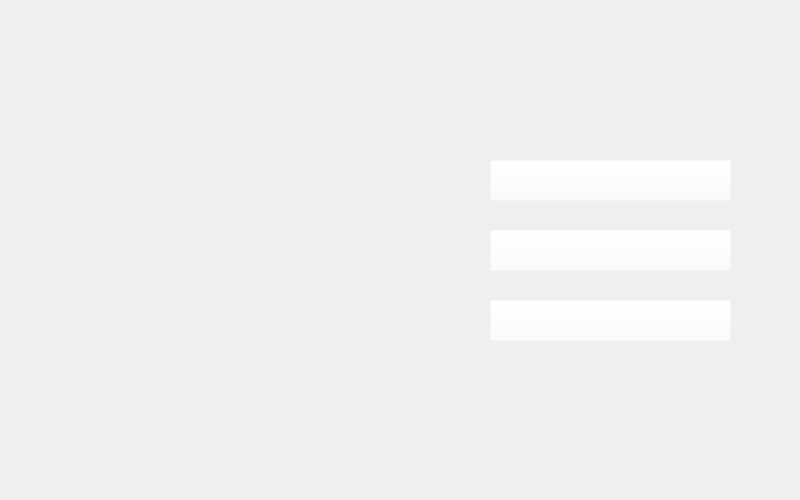
<?xml version="1.0" encoding="UTF-8"?>
<ui version="4.0">
 <class>Form</class>
 <widget class="QWidget" name="Form">
  <property name="geometry">
   <rect>
    <x>0</x>
    <y>0</y>
    <width>800</width>
    <height>500</height>
   </rect>
  </property>
  <property name="windowTitle">
   <string>Form</string>
  </property>
  <widget class="QLabel" name="img_yuumi">
   <property name="geometry">
    <rect>
     <x>0</x>
     <y>0</y>
     <width>800</width>
     <height>500</height>
    </rect>
   </property>
   <property name="text">
    <string/>
   </property>
   <property name="pixmap">
    <pixmap>../imagens_telas/memory game - menu.png</pixmap>
   </property>
  </widget>
  <widget class="QPushButton" name="botao_easy">
   <property name="geometry">
    <rect>
     <x>490</x>
     <y>160</y>
     <width>241</width>
     <height>41</height>
    </rect>
   </property>
   <property name="styleSheet">
    <string notr="true">background: rgba(255,255,255,0)</string>
   </property>
   <property name="text">
    <string/>
   </property>
  </widget>
  <widget class="QPushButton" name="botao_medium">
   <property name="geometry">
    <rect>
     <x>490</x>
     <y>230</y>
     <width>241</width>
     <height>41</height>
    </rect>
   </property>
   <property name="styleSheet">
    <string notr="true">background: rgba(255,255,255,0)</string>
   </property>
   <property name="text">
    <string/>
   </property>
  </widget>
  <widget class="QPushButton" name="pushButton_3">
   <property name="geometry">
    <rect>
     <x>490</x>
     <y>300</y>
     <width>241</width>
     <height>41</height>
    </rect>
   </property>
   <property name="styleSheet">
    <string notr="true">background: rgba(255,255,255,0)</string>
   </property>
   <property name="text">
    <string/>
   </property>
  </widget>
 </widget>
 <resources/>
 <connections/>
</ui>
